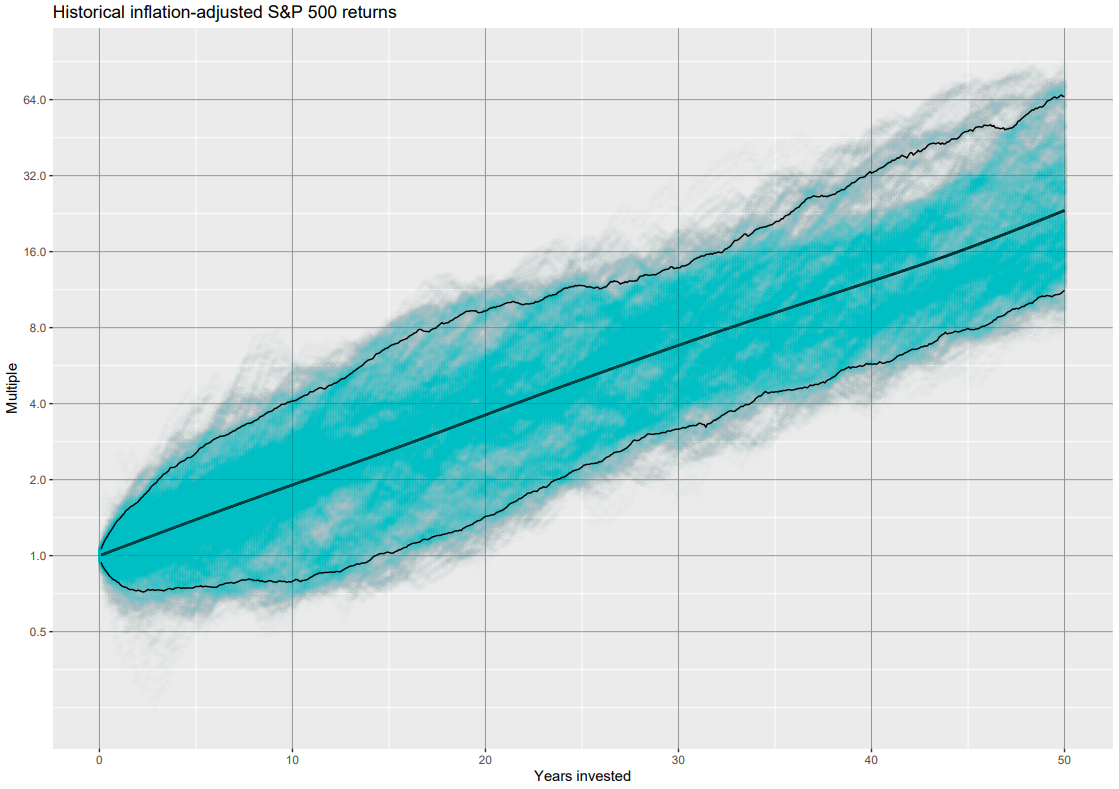

This chart was generated by the following R code:
library(tidyr)
library(dplyr)
library(tibble)
library(stringr)
library(ggplot2)
library(forcats)

source("https://raw.githubusercontent.com/KaroRonty/ShillerGoyalDataRetriever/master/ShillerGoyalDataRetriever.r")

# Disable scientific notation
options(scipen = 1e9)

data <- full_data %>%
  # Change index_real to index to get the nominal returns
  select(dates, index_real) %>%
  na.omit()

# Calculate index for each year
index <- seq(1:nrow(data))

# Make a tibble for containing the years and returns
leaded <- as_tibble(matrix(NA,
                           ncol = length(index),
                           nrow = nrow(data)))
# Rename columns
colnames(leaded) <- paste0("m", 1:length(index))

# Loop future i month returns
for (i in index) {
  leaded[, i] <- lead(data$index, i) / data$index
}

# Calculate prediction intervals
quantiles <- cbind(sapply(leaded %>% select(m1:m600),
                          function(x) quantile(x, na.rm = TRUE, 0.05)),
                   sapply(leaded %>% select(m1:m600),
                          function(x) quantile(x, na.rm = TRUE, 0.95)))

# Format data
quantiles <- quantiles %>%
  as.data.frame() %>%
  rownames_to_column(var = "key") %>%
  rename(min = V1,
         max = V2) %>%
  mutate(key = str_remove(key, ".5%"))

# Gather & attach prediction intervals
to_plot <- leaded %>%
  select(m1:m600) %>%
  gather() %>%
  left_join(quantiles)

# Format years, rename and plot
to_plot %>%
  mutate(key = as.numeric(str_remove(key, "m"))) %>%
  rename(Year = key,
         Multiple = value) %>%
  mutate(Year = as.numeric(fct_reorder(as.character(Year), sort(Year))) / 12) %>%
  ggplot(aes(x = Year,
             y = Multiple)) +
  stat_smooth(color = "black") +
  geom_point(color = "#00BFC4", alpha = 0.01) +
  scale_y_continuous(breaks = c(0.5, 1, 2, 4, 8, 16, 32, 64, 128),
                     trans = "log") +
  ggtitle("Historical inflation-adjusted S&P 500 returns") +
  xlab("Years invested") +
  geom_line(aes(y = min), color = "black") +
  geom_line(aes(y = max), color = "black") +
  theme(panel.grid.major = element_line(color = "#969696", size = 0.25))
